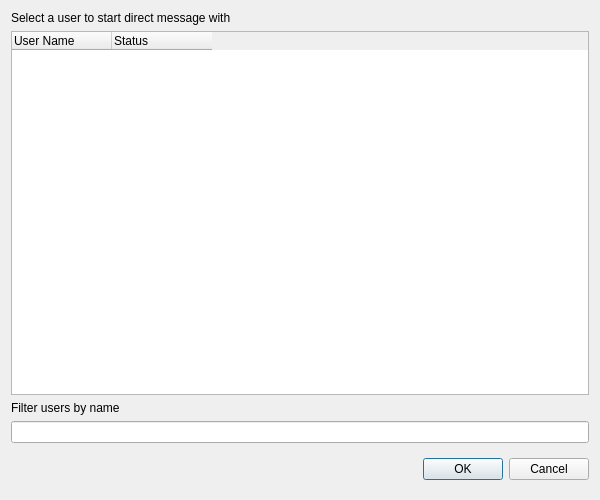
<?xml version="1.0" encoding="UTF-8"?>
<ui version="4.0">
 <class>UserListDialog</class>
 <widget class="QDialog" name="UserListDialog">
  <property name="geometry">
   <rect>
    <x>0</x>
    <y>0</y>
    <width>600</width>
    <height>500</height>
   </rect>
  </property>
  <property name="windowTitle">
   <string/>
  </property>
  <layout class="QHBoxLayout" name="horizontalLayout">
   <item>
    <layout class="QVBoxLayout" name="verticalLayout">
     <item>
      <layout class="QHBoxLayout" name="horizontalLayout_2">
       <item>
        <widget class="QLabel" name="selectUserLabel">
         <property name="text">
          <string>Select a user to start direct message with</string>
         </property>
        </widget>
       </item>
       <item alignment="Qt::AlignRight">
        <widget class="QLabel" name="usersCountLabel">
         <property name="text">
          <string/>
         </property>
        </widget>
       </item>
      </layout>
     </item>
     <item>
      <widget class="QTreeWidget" name="treeWidget">
       <property name="contextMenuPolicy">
        <enum>Qt::CustomContextMenu</enum>
       </property>
       <property name="columnCount">
        <number>2</number>
       </property>
       <attribute name="headerStretchLastSection">
        <bool>false</bool>
       </attribute>
       <column>
        <property name="text">
         <string>User Name</string>
        </property>
       </column>
       <column>
        <property name="text">
         <string>Status</string>
        </property>
       </column>
      </widget>
     </item>
     <item>
      <widget class="QLabel" name="filterUsersLabel">
       <property name="text">
        <string>Filter users by name</string>
       </property>
      </widget>
     </item>
     <item>
      <widget class="QLineEdit" name="filterLineEdit"/>
     </item>
     <item>
      <widget class="QDialogButtonBox" name="buttonBox">
       <property name="minimumSize">
        <size>
         <width>0</width>
         <height>40</height>
        </size>
       </property>
       <property name="maximumSize">
        <size>
         <width>16777215</width>
         <height>40</height>
        </size>
       </property>
       <property name="orientation">
        <enum>Qt::Horizontal</enum>
       </property>
       <property name="standardButtons">
        <set>QDialogButtonBox::Cancel|QDialogButtonBox::Ok</set>
       </property>
       <property name="centerButtons">
        <bool>false</bool>
       </property>
      </widget>
     </item>
    </layout>
   </item>
  </layout>
 </widget>
 <resources/>
 <connections>
  <connection>
   <sender>buttonBox</sender>
   <signal>accepted()</signal>
   <receiver>UserListDialog</receiver>
   <slot>accept()</slot>
   <hints>
    <hint type="sourcelabel">
     <x>248</x>
     <y>254</y>
    </hint>
    <hint type="destinationlabel">
     <x>157</x>
     <y>274</y>
    </hint>
   </hints>
  </connection>
  <connection>
   <sender>buttonBox</sender>
   <signal>rejected()</signal>
   <receiver>UserListDialog</receiver>
   <slot>reject()</slot>
   <hints>
    <hint type="sourcelabel">
     <x>316</x>
     <y>260</y>
    </hint>
    <hint type="destinationlabel">
     <x>286</x>
     <y>274</y>
    </hint>
   </hints>
  </connection>
 </connections>
</ui>
